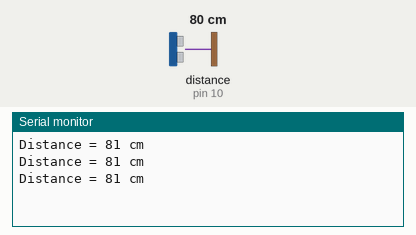
Simulated run of this sketch. Board: Arduino Uno, built with avr-gcc and run on an emulated ATmega328P. On the bench: the last lines printed to the serial monitor. The inputs (shaded band) are chosen by the test bench; at power-on: distance to the obstacle (sensor on pin 10) 80 cm. The echo pulse lasts 58.3 µs per cm.

Above: at 1.3 s.
1.4 s: distance to the obstacle (sensor on pin 10) set to 2 cm
At 1.9 s:
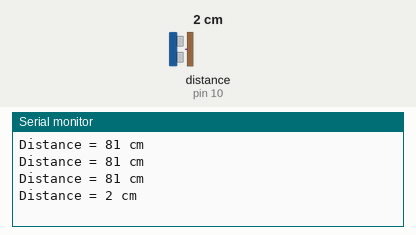
2.9 s: distance to the obstacle (sensor on pin 10) set to 4 cm
At 3.4 s:
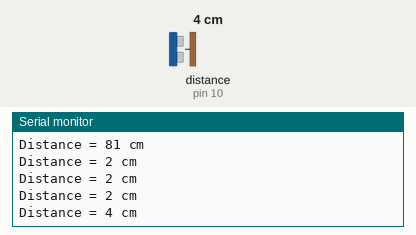
Timing chart, 0 to 5.9 s (numbered marks = the images above; inputs shaded):
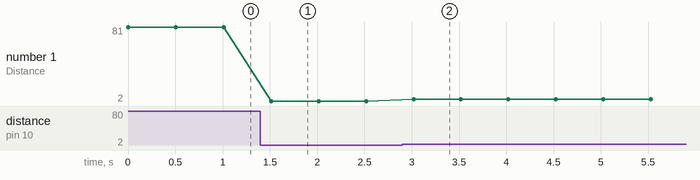

Measured:
- after the input at 1.4 s, the serial monitor: prints a new line after 0.12 s (image 1)
- after the input at 2.9 s, the serial monitor: prints a new line after 0.12 s (image 2)
- plotted number 1: 81 → 2 after the input at 1.4 s, 2 → 4 after the input at 2.9 s

The sketch:

Ultrasonic_Sensor__HC-SR04_.ino
```cpp
//Ultrasonic Sensor
// Include NewPing Library
#include "NewPing.h"

// Hook up HC-SR04 with Trig to Arduino Pin 9, Echo to Arduino pin 10
#define TRIGGER_PIN 9
#define ECHO_PIN 10

// Maximum distance we want to ping for (in centimeters).
#define MAX_DISTANCE 1000

// NewPing setup of pins and maximum distance.
NewPing sonar(TRIGGER_PIN, ECHO_PIN, MAX_DISTANCE);

void setup() {
  Serial.begin(9600);
}

void loop() {
  Serial.print("Distance = ");
  Serial.print(sonar.ping_cm());
  Serial.println(" cm");
  delay(500);
}
```
